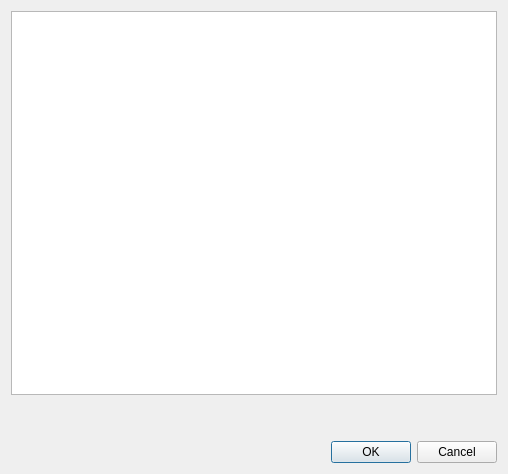
<?xml version="1.0" encoding="UTF-8"?>
<ui version="4.0">
 <class>CEditUsers</class>
 <widget class="QDialog" name="CEditUsers">
  <property name="geometry">
   <rect>
    <x>0</x>
    <y>0</y>
    <width>508</width>
    <height>474</height>
   </rect>
  </property>
  <property name="windowTitle">
   <string>SVN Graph Chart</string>
  </property>
  <layout class="QVBoxLayout" name="verticalLayout">
   <item>
    <widget class="QTableView" name="table">
     <property name="alternatingRowColors">
      <bool>true</bool>
     </property>
     <property name="sortingEnabled">
      <bool>true</bool>
     </property>
     <attribute name="horizontalHeaderStretchLastSection">
      <bool>true</bool>
     </attribute>
    </widget>
   </item>
   <item>
    <spacer name="verticalSpacer">
     <property name="orientation">
      <enum>Qt::Vertical</enum>
     </property>
     <property name="sizeType">
      <enum>QSizePolicy::Maximum</enum>
     </property>
     <property name="sizeHint" stdset="0">
      <size>
       <width>20</width>
       <height>40</height>
      </size>
     </property>
    </spacer>
   </item>
   <item>
    <widget class="QDialogButtonBox" name="buttonBox">
     <property name="standardButtons">
      <set>QDialogButtonBox::Cancel|QDialogButtonBox::Ok</set>
     </property>
    </widget>
   </item>
  </layout>
 </widget>
 <resources>
  <include location="application.qrc"/>
 </resources>
 <connections>
  <connection>
   <sender>buttonBox</sender>
   <signal>accepted()</signal>
   <receiver>CEditUsers</receiver>
   <slot>accept()</slot>
   <hints>
    <hint type="sourcelabel">
     <x>253</x>
     <y>453</y>
    </hint>
    <hint type="destinationlabel">
     <x>253</x>
     <y>236</y>
    </hint>
   </hints>
  </connection>
  <connection>
   <sender>buttonBox</sender>
   <signal>rejected()</signal>
   <receiver>CEditUsers</receiver>
   <slot>reject()</slot>
   <hints>
    <hint type="sourcelabel">
     <x>253</x>
     <y>453</y>
    </hint>
    <hint type="destinationlabel">
     <x>253</x>
     <y>236</y>
    </hint>
   </hints>
  </connection>
 </connections>
</ui>
